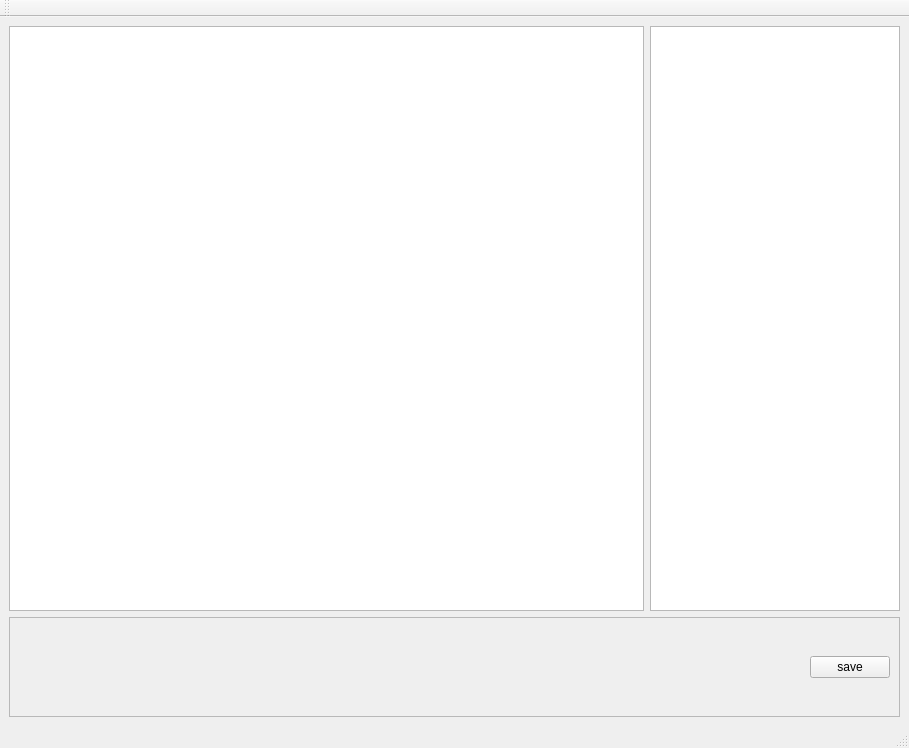
<?xml version="1.0" encoding="UTF-8"?>
<ui version="4.0">
 <class>MainWindow</class>
 <widget class="QMainWindow" name="MainWindow">
  <property name="geometry">
   <rect>
    <x>0</x>
    <y>0</y>
    <width>909</width>
    <height>748</height>
   </rect>
  </property>
  <property name="minimumSize">
   <size>
    <width>909</width>
    <height>746</height>
   </size>
  </property>
  <property name="windowTitle">
   <string>MainWindow</string>
  </property>
  <widget class="QWidget" name="centralwidget">
   <layout class="QVBoxLayout" name="verticalLayout">
    <item>
     <layout class="QHBoxLayout" name="horizontalLayout">
      <item>
       <widget class="QGraphicsView" name="ImageViewer"/>
      </item>
      <item>
       <widget class="QListWidget" name="listWidget">
        <property name="maximumSize">
         <size>
          <width>250</width>
          <height>16777215</height>
         </size>
        </property>
       </widget>
      </item>
     </layout>
    </item>
    <item>
     <widget class="QFrame" name="frame">
      <property name="minimumSize">
       <size>
        <width>0</width>
        <height>100</height>
       </size>
      </property>
      <property name="frameShape">
       <enum>QFrame::StyledPanel</enum>
      </property>
      <property name="frameShadow">
       <enum>QFrame::Raised</enum>
      </property>
      <layout class="QHBoxLayout" name="horizontalLayout_2">
       <item>
        <spacer name="horizontalSpacer">
         <property name="orientation">
          <enum>Qt::Horizontal</enum>
         </property>
         <property name="sizeHint" stdset="0">
          <size>
           <width>40</width>
           <height>20</height>
          </size>
         </property>
        </spacer>
       </item>
       <item>
        <layout class="QVBoxLayout" name="verticalLayout_2">
         <item>
          <widget class="QPushButton" name="pushButton">
           <property name="text">
            <string>save</string>
           </property>
          </widget>
         </item>
        </layout>
       </item>
      </layout>
     </widget>
    </item>
   </layout>
  </widget>
  <widget class="QMenuBar" name="menubar">
   <property name="geometry">
    <rect>
     <x>0</x>
     <y>0</y>
     <width>909</width>
     <height>21</height>
    </rect>
   </property>
  </widget>
  <widget class="QStatusBar" name="statusbar"/>
  <widget class="QToolBar" name="toolBar">
   <property name="windowTitle">
    <string>toolBar</string>
   </property>
   <attribute name="toolBarArea">
    <enum>TopToolBarArea</enum>
   </attribute>
   <attribute name="toolBarBreak">
    <bool>false</bool>
   </attribute>
  </widget>
 </widget>
 <resources/>
 <connections/>
</ui>
